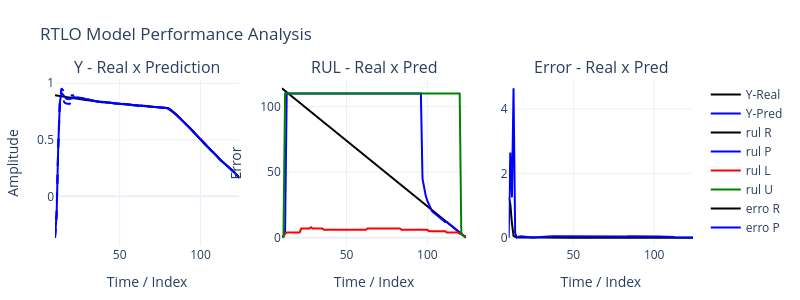

Here is the notebook cell this chart was saved with:
### Code cell
nI,nR,nO,N1,N2,N3,τ= params
X,Y = PrepareDataAhead(sig,n=nI,m=nO)
rnn = RTLO(nI,nR,nO,[N1,N2,N3],τ)
rnn.ref = len(sig)-nI
for i in range(len(X[:])):
    #rnn.PredRul(x=X[i],store=True)
    rnn.PredRulIntr(x=X[i],store=True,show=False)
    rnn.fit(X[i],Y[i],store=True,show=False)
#print(.wR[0])

print(rnn.εY)  
print(rnn.εM)      
PlotPredErrorPLY(rnn)
